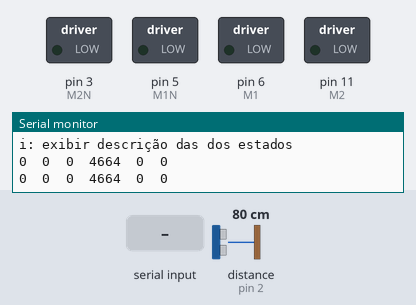
Bench run of a sketch on a simulated Arduino Uno, built for the host (arithmetic inside an expression is 32-bit, double 64-bit). Shown: switched loads named in the sketch (green lamp = pin HIGH), the last lines printed to the serial monitor. Wiring (inferred from the names in the program): ultrasonic range finder: trigger pin 4; echo pin 2. The test bench sets the inputs (shaded band); at power-on: distance to the obstacle (sensor on pin 2) 80 cm. The echo pulse lasts 58.3 µs per cm; pins used as bus, display or sensor lines are not drawn.

Above: at 6.3 s.
6.4 s: "f" received over Serial
At 7.6 s:
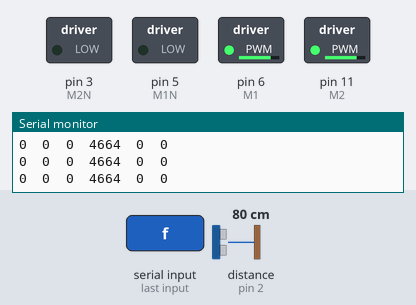
7.9 s: "r" received over Serial
At 8.7 s:
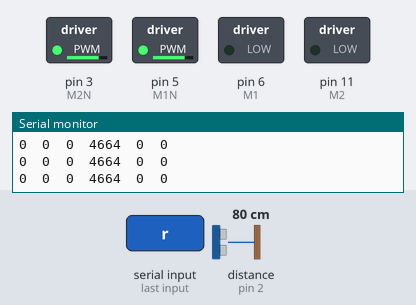
9.4 s: "e" received over Serial
At 9.8 s:
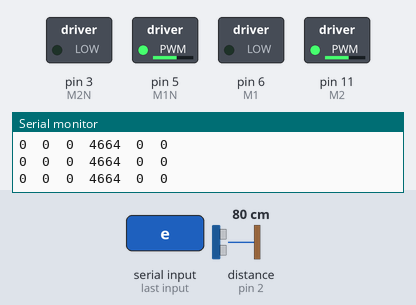
10.9 s: "d" received over Serial
At 12.1 s:
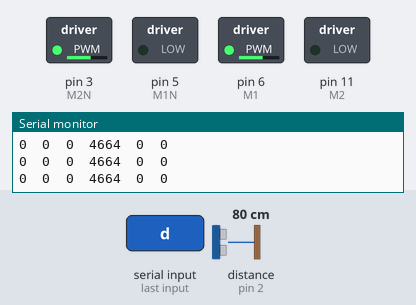
Timing chart, 0 to 13.4 s (numbered marks = the images above; inputs shaded):
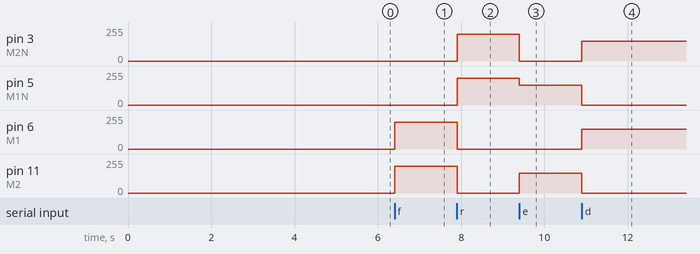

The sketch:

buggy.ino
```cpp
/*
  buggy.ino - Aplicação exemplo para o buggy 4x4

  - Exibe os dados dos sensores pelo terminal UART 9600 bps.
  - Recebe comandos da serial para movimentação dos motores.

  Created by Renan Augusto Starke, July 26, 2021.
  Released into the public domain.
*/


#include "Motores.h"
#include "Ultrassom.h"
#include "Encoder.h"
#include "Baterias.h"
#include "Linha.h"

/* Tarefas básicas do exemplo */
void tarefa_1();
void tarefa_2();
volatile bool exibir_estado = true;

/* Instâncias das classe dos sensores/atuadores */
Motores motores;
Baterias baterias;
Linha seguidor_linha;
Ultrassom ultrassom_1(Ultrassom::ECHO1, Ultrassom::TRIG1);
Encoder encoder_0 (Encoder::D0);


/* Configuração e mensagem inicial */
void setup() {

  Serial.begin(9600);
  while (!Serial);

  Serial.println("Teste buggy 4x4");
  Serial.println("f: mover para frente");
  Serial.println("r: mover para trás");
  Serial.println("e: mover para esquerda");
  Serial.println("d: mover para direita");
  Serial.println("s: exibir estado dos sensores a cada 1s");
  Serial.println("i: exibir descrição das dos estados");

  delay(5000);

}

/* Loop de atualização do sensores e das tarefas */
void loop() {

  encoder_0.atualizar();
  ultrassom_1.atualizar();


  tarefa_1();
  tarefa_2();
}

/* Tarefa 2: comandos da serial */
void tarefa_1(){

  /* Caso tenha recebido algum dado do PC */
  if (Serial.available()) {
     char dado_recebido = Serial.read();

      if (dado_recebido == 'p')
          motores.parar();
      else if (dado_recebido == 'f')
          motores.frente(200);
      else if (dado_recebido == 'r')
          motores.tras(200);
      else if (dado_recebido == 'e')
          motores.esquerda(150);
      else if (dado_recebido == 'd')
          motores.direita(150);
      else if (dado_recebido == 's') {
        if (exibir_estado == true)
          exibir_estado = false;
        else
          exibir_estado = true;
      }

      if (dado_recebido == 'i') {
        Serial.println("Bat0\tBat1\tVelocidade\tDistância");
      }

  }
}

/* Exibe dados dos sensores */
void tarefa_2(){
  static unsigned long tempo_atual = 0;

  /* Escalonamento a cada 1s. Se ativado a exibição */
  if ((exibir_estado) && (millis() - tempo_atual >= 1000)){

    Serial.print(baterias.obter_bateria_0());
    Serial.print("\t");
    Serial.print(baterias.obter_bateria_1());
    Serial.print("\t");
    Serial.print(encoder_0.obter_velocidade());
    Serial.print("\t");
    Serial.print(ultrassom_1.obter_distancia());
    Serial.print("\t");
    Serial.print(seguidor_linha.obter_esquerda());
    Serial.print("\t");
    Serial.print(seguidor_linha.obter_direita());

    Serial.println("");

    tempo_atual = millis();
  }
}
```

Baterias.cpp
```cpp
/*
  Baterias.cpp - Biblioteca para medição das baterias para buggy 4x4.

  Canal/Pino ADC0 (Pino A2) (Ganho = 1/3) é a soma de ambas baterias e
  canal/Pino ADC1 (Pino A1) (Ganho = 2/3) é bateria inferior
    - Bateria 0: Canal 0 - Canal 1
    - Bateria 1: Canal 1

  Created by Renan Augusto Starke, July 26, 2021.
  Released into the public domain.
*/

#include "Baterias.h"

/* Cabeçalhos e vetores de interrupções: código low level para o ADC */
#include <avr/io.h>
#include <avr/interrupt.h>

/* Variáveis para filtro */
static volatile unsigned long valor_baterias[2][8] = {0};
static volatile unsigned long sum_bat0 = 0;
static volatile unsigned long sum_bat1 = 0;

Baterias::Baterias()
{
  /* Configuração do AD */

  /* Ref externa no pino AVCC com capacitor de 100n em VREF.
   * Habiltiação apenas no Canal 0 */
  ADMUX = 1 << REFS0;
  /* Reset canais */
  ADMUX &= ~0x0f;
  /* Bat */
  ADMUX |= 0x01;

  /* Habilita AD:
   * Conversão contínua
   * IRQ ativo
   * Prescaler de 128 */
  ADCSRA = (1 << ADEN)  |                               //ADC Enable
          (1 << ADSC)   |                               // ADC Start conversion
          (1 <<  ADATE) |                               // ADC Auto Trigger
          (1 << ADPS0)  | (1 << ADPS1) | (1 << ADPS2) | //ADPS[0..2] AD Prescaler selection
          (1 << ADIE);    //AD IRQ ENABLE

  /* Auto trigger no overflow do Timer0 (Configurado pelo Arduino) */
  ADCSRB = (1<< ADTS2);
}

unsigned long Baterias::obter_bateria_0(){

  unsigned long data = sum_bat0 >> 3;

  /*   10  V = 5 * ADC
   *  ----    -------
   *   33         1024
   *
   *     V = 1650 * ADCC   ( *100 para escala em deciVolt)
   *         ------------
   *             2048
   */


  unsigned long volts = (1650 * data)  >> 10;

  return volts - obter_bateria_1();
}

unsigned long Baterias::obter_bateria_1(){

  unsigned long data = sum_bat1 >> 3;

  /*  2 V = 5 * ADC
   *  ----    -------
   *   3         1024
   *
   *     V = 15 * ADCC  ( *100 para escala em deciVolt)
   *         --------
   *           2048
   */

  unsigned long volts = (1500 * data)  >> 11;

  return volts;
}


ISR(ADC_vect)
{
  /* Lê o valor do conversor AD na interrupção:
   * ADC é de 10 bits, logo valor_adc deve ser
   * de 16 bits
   */
  static unsigned char canal = Baterias::Bateria_1;
  static unsigned char i = 0;
  static unsigned char j = 0;
  unsigned long valor_ADC = ADC;

  if (canal == Baterias::Bateria_1) {
    sum_bat0 -=  valor_baterias[0][i];
    valor_baterias[0][i] = valor_ADC;
    sum_bat0 += valor_ADC;
    i++;
    i = i & 0x7;
  }
  else {
    sum_bat1 -=  valor_baterias[1][j];
    valor_baterias[1][j] = valor_ADC;
    sum_bat1 += valor_ADC;
    j++;
    j = j & 0x7;
  }

  /* Multiplexão dos canais */
  ADMUX &= ~0x0f;
  ADMUX |= canal;
  canal++;

  if (canal > Baterias::Bateria_0)
    canal = Baterias::Bateria_1;
}
```

Baterias.h
```cpp
/*
  Baterias.h - Biblioteca para medição das baterias para buggy 4x4.
  Created by Renan Augusto Starke, July 30, 2021.
  Released into the public domain.
*/
#ifndef BATERIAS_H
#define BATERIAS_H

#include "Arduino.h"

class Baterias
{
  public:
    //static volatile unsigned long valor_baterias[2];

    Baterias();

    unsigned long obter_bateria_0();
    unsigned long obter_bateria_1();

    enum CANAIS { Bateria_1 = 1, Bateria_0 = 2};

  private:

};

#endif
```

Encoder.cpp
```cpp
/*
  Encoder.cpp - Biblioteca para mediação de velocidade usando encoder para buggy 4x4.
  Created by Renan Augusto Starke, July 26, 2021.
  Released into the public domain.
*/

#include "Encoder.h"

/* Cabeçalhos e vetores de interrupções: código low level para PCINTs */
#include <avr/io.h>
#include <avr/interrupt.h>

volatile unsigned long Encoder::pulsos_d0 = 0;
volatile unsigned long Encoder::pulsos_d1 = 0;

Encoder::Encoder(unsigned char pino)
{
  /* Configuração dos pinos */
  pinMode(pino, INPUT);

  tempo = 0;

  /* Guarda informaçẽos dos pinos */
  _pino = pino;

  /* Contagem dos pulsos */
  pulsos_d0 = 0;
  pulsos_d1 = 0;

  /* attachInterrupt: implementado apenas para IRQ externa 0 e 1
   * attachInterrupt(pino, Encoder::contador, FALLING);
   *
   *  Pinos D0 e D1 estão mapeados em PCINT4(PB4) e PCINT5 (PB5)   */
  if (pino == Encoder::D0)
    PCMSK0 |= (1 << PCINT5);
  else
    PCMSK0 |= (1 << PCINT4);

  PCICR |= 1 << PCIE0;
}

/* PCINT deve-se testar qual pino gerou a IRQ */
ISR(PCINT0_vect)
{
  /* Teste para D0 */
  if (PINB & (1 << PB5)){
    Encoder::pulsos_d0++;
  }

  /* Teste para D1 */
  if (PINB & (1 << PB4))
    Encoder::pulsos_d1++;


}

void Encoder::atualizar(){
  unsigned long pulsos = 0;

  /* Mede a velocidade a cada 500 ms */
  if (millis() - tempo >= 500)
  {
    /* Desabilita interrupcao durante o calculo */
    if (_pino == Encoder::D0){
      /* Desabilita interrupcao durante o calculo */
      PCMSK0 &= ~(1 << PCINT5);
      pulsos = pulsos_d0;
      pulsos_d0 = 0;
    }
    else {
      PCMSK0 &= ~(1 << PCINT4);
      pulsos = pulsos_d1;
      pulsos_d1 = 0;
    }

    /* velocidade = (60 * 1000 / pulsos_por_volta ) / (millis() - tempo) * pulsos; */
    velocidade = pulsos << 2;          //Rever: usar 500ms para multipliar por 2
    tempo = millis();

    if (_pino == Encoder::D0)
      PCMSK0 |= (1 << PCINT5);
    else
      PCMSK0 |= (1 << PCINT4);
  }
}

unsigned long Encoder::obter_velocidade(){
  return velocidade;
}
```

Encoder.h
```cpp
/*
  Encoder.h - Biblioteca para mediação de velocidade usando encoder para buggy 4x4.
  Created by Renan Augusto Starke, July 26, 2021.
  Released into the public domain.
*/
#ifndef ENCODER_H
#define ENCODER_H

#include "Arduino.h"

class Encoder
{
  public:
    static volatile unsigned long pulsos_d0;
    static volatile unsigned long pulsos_d1;

    Encoder(unsigned char pino);
    unsigned long obter_velocidade();
    void atualizar();

    enum SENSORES { D0 = 13, D1 = 12};

  private:
    unsigned char _pino;
    unsigned long velocidade;
    unsigned long tempo;

};

#endif
```

Linha.cpp
```cpp
/*
  Linha.cpp - Biblioteca para detectar/seguir uma linha para o buggy 4x4.
  Retorna a verdadeiro ou falso de acordo com a detecção.
  Essa biblioteca utiliza o overflow do Timer 2 para o filtro do sensor.
  Created by Renan Augusto Starke, July 22, 2021.
  Released into the public domain.
*/

#include "Linha.h"

/* Cabeçalhos e vetores de interrupções: código low level para PCINTs */
#include <avr/io.h>
#include <avr/interrupt.h>

#define CPL_BIT(y,bit) 	(y^=(1<<bit))

volatile unsigned char Linha::esquerda = 0;
volatile unsigned char Linha::direita = 0;

Linha::Linha()
{
  /* Configuração dos pinos */
  pinMode(R_TCRT, INPUT);
  pinMode(L_TCRT, INPUT);

//   pinMode(13, OUTPUT);

  /* Filtro do sensor óptico é feito por
   * counting debouncer no overflow do timer 2

   * Habilita IRQ de overflow. Configuração do timer é
   * realizada pelo Arduino.   */
  TIMSK2 = 1 << TOIE2;
}

/* Interrupção de overflow do Timer2 do AVR.
 * O Timer 2 é configurado pelo Arduino no modo PWM.
 * Essa interrupção executa a cada 4ms aproximadamente */
ISR(TIMER2_OVF_vect){

  static unsigned int amostras_r = Linha::amostras_filto;
  static unsigned int amostras_l = Linha::amostras_filto;

  /* Debug: Piscar quando executar a ISR */
  CPL_BIT(PORTB, PB5);

  /* Se detectado borda de descida */
  if (digitalRead(Linha::R_TCRT))  {
      /* Se contagem = 0, debounce terminado */
      if (!(--amostras_r)) {
        Linha::direita = 1;
      }
  }
  else{
      Linha::direita = 0;
      amostras_r = Linha::amostras_filto;
  }

	/* Se detectado borda de descida */
  if (digitalRead(Linha::L_TCRT))  {
      /* Se contagem = 0, debounce terminado */
      if (!(--amostras_l)) {
        Linha::esquerda = 1;
      }
  }
  else{
      Linha::esquerda = 0;
      amostras_l = Linha::amostras_filto;
  }
}

unsigned char Linha::obter_esquerda(){
  return Linha::esquerda;
}
unsigned char Linha::obter_direita(){
  return Linha::direita;
}
```

Linha.h
```cpp
/*
  Linha.h - Biblioteca para detectar/seguir uma linha para o buggy 4x4.
  Retorna a ...
  Created by Renan Augusto Starke, July 22, 2021.
  Released into the public domain.
*/
#ifndef LINHA_H
#define LINHA_H

#include "Arduino.h"

class Linha
{
  public:
    enum LINHA_PINOS {R_TCRT = A4, L_TCRT = A5};
    static const unsigned int amostras_filto = 100;
    volatile static unsigned char esquerda;
    volatile static unsigned char direita;

    Linha();
    unsigned char obter_esquerda();
    unsigned char obter_direita();

  private:

};

#endif
```

Motores.cpp
```cpp
/*
  Motores.cpp - Biblioteca para controle de motores do Buggy 4x4.
  Created by Renan Augusto Starke, July 22, 2021.
  Released into the public domain.
*/

#include "Motores.h"

Motores::Motores()
{
  /* Configuração dos pinos */
  pinMode(M1, OUTPUT);
  pinMode(M1N, OUTPUT);
  pinMode(M2, OUTPUT);
  pinMode(M2N, OUTPUT);
}

void Motores::parar()
{
  /* Desliga todos os motores */
  digitalWrite(M1, LOW);
  digitalWrite(M1N, LOW);
  digitalWrite(M2, LOW);
  digitalWrite(M2N, LOW);
}


void Motores::frente(unsigned char velocidade){
  parar();

  /*digitalWrite(M1, HIGH);
  digitalWrite(M2, HIGH); */
  velocidade &= 0xff;

  analogWrite(M1, velocidade);
  analogWrite(M2, velocidade);

}

void Motores::tras(unsigned char velocidade){
  parar();

  velocidade &= 0xff;
  /* digitalWrite(M1N, HIGH);
  digitalWrite(M2N, HIGH); */

  analogWrite(M1N, velocidade);
  analogWrite(M2N, velocidade);

}

void Motores::direita(unsigned char velocidade){
  parar();
  velocidade &= 0xff;

  /*digitalWrite(M1, HIGH);
  digitalWrite(M2N, HIGH);*/

  analogWrite(M1, velocidade);
  analogWrite(M2N, velocidade);


}

void Motores::esquerda(unsigned char velocidade){
  parar();
  velocidade &= 0xff;

  /* digitalWrite(M2N, HIGH);
  digitalWrite(M1, HIGH);  */

  analogWrite(M2, velocidade);
  analogWrite(M1N, velocidade);
}
```

Motores.h
```cpp
/*
  Motores.h - Biblioteca para controle de motores do Buggy 4x4.
  Created by Renan Augusto Starke, July 22, 2021.
  Released into the public domain.
*/
#ifndef MOTORES_H
#define MOTORES_H

#include "Arduino.h"

class Motores
{
  public:
    Motores();

    void frente(unsigned char velocidade);
    void tras(unsigned char velocidade);
    void esquerda(unsigned char velocidade);
    void direita(unsigned char velocidade);
    void parar();

  private:
    /* Pinos de hardware. Suportam analogWrite() */
    enum pins {M1 = 6, M1N = 5, M2 = 11, M2N = 3};
};

#endif
```

Ultrassom.cpp
```cpp
/*
  Ultrassom.cpp - Biblioteca para medição de distância usando HC-SR04 para buggy 4x4.
  Created by Renan Augusto Starke, July 22, 2021.
  Released into the public domain.
*/

#include "Ultrassom.h"

Ultrassom::Ultrassom(unsigned char echo_pin, unsigned char trigger_pin)
{
  /* Configuração dos pinos */
  pinMode(echo_pin, INPUT);
  pinMode(trigger_pin, OUTPUT);
  digitalWrite(trigger_pin, LOW);

  /* Guarda informaçẽos dos pinos */
  _echo_pin = echo_pin;
  _trigger_pin = trigger_pin;
}

unsigned long Ultrassom::medir(){

  digitalWrite(_trigger_pin, HIGH);
  delayMicroseconds(10);
  digitalWrite(_trigger_pin, LOW);

  distancia = pulseIn(_echo_pin, HIGH);

  /*
  d = (duration*.0343)/2;
  distancia = distancia * 1715;
  */

  /* Retorna valor proporcional sem conversão para cm */
  return distancia;
}

unsigned long Ultrassom::obter_distancia(){
  return distancia;
}


void Ultrassom::atualizar(){

  /* Mede a distância a cada 500 ms */
  if (millis() - tempo >= 500)
  {

    distancia = medir();
    tempo = millis();
  }
}
```

Ultrassom.h
```cpp
/*
  Ultrassom.h - Biblioteca para medição de distância usando HC-SR04 para buggy 4x4.
  Created by Renan Augusto Starke, July 22, 2021.
  Released into the public domain.
*/
#ifndef ULTRASSOM_H
#define ULTRASSOM_H

#include "Arduino.h"

class Ultrassom
{
  public:
    Ultrassom(unsigned char echo_pin, unsigned char trigger_pin);

    void atualizar();
    unsigned long obter_distancia();

    enum SENSOR_0 { ECHO0 = 8, TRIG0 = 7};
    enum SENSOR_1 { ECHO1 = 2, TRIG1 = 4};

  private:
    unsigned long medir();

    unsigned char _echo_pin;
    unsigned char _trigger_pin;

    unsigned long distancia;
    unsigned long tempo;

};

#endif
```

Measured:
- after the input at 6.4 s, pin 6 (M1), pin 11 (M2): 0/255 → 200/255 at once
- after the input at 7.9 s, pin 3 (M2N), pin 5 (M1N): 0/255 → 200/255 at once; pin 6 (M1), pin 11 (M2): 200/255 → 0/255 at once
- after the input at 9.4 s, pin 3 (M2N): 200/255 → 0/255 at once; pin 5 (M1N): 200/255 → 150/255 at once; pin 11 (M2): 0/255 → 150/255 at once
- after the input at 10.9 s, pin 3 (M2N), pin 6 (M1): 0/255 → 150/255 at once; pin 5 (M1N), pin 11 (M2): 150/255 → 0/255 at once
